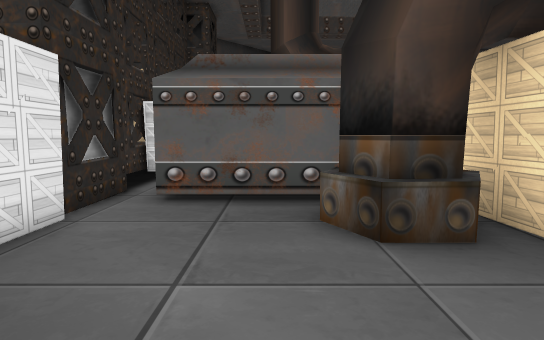
View 1 (above)

16 first-person views from a walk through a 3-D level made in the Godot game engine. The camera is 1.4 m above the floor, tilts 6° down and sees 80° across. The floor is counted in squares, 1 m on a side. Each view is taken from the middle of a square. On the plan, view 1 faces up. The plan holds only what a view shows up to about 15 squares ahead; the rest is blank. The place goes on beyond the plan. Some surface patterns are stand-ins.

View 2
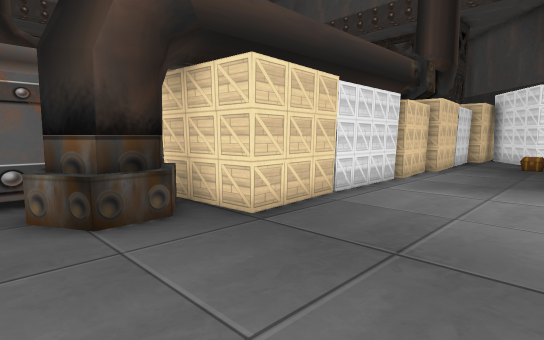

View 3
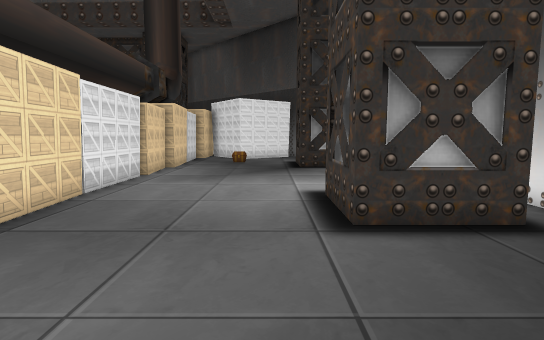

View 4
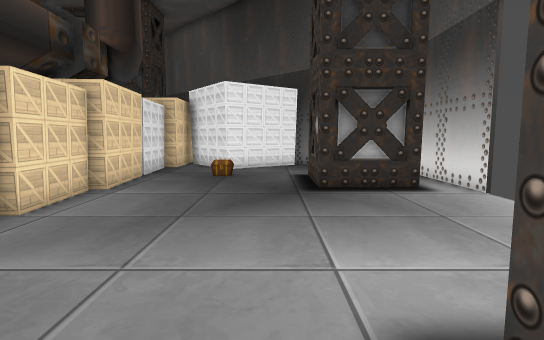

View 5
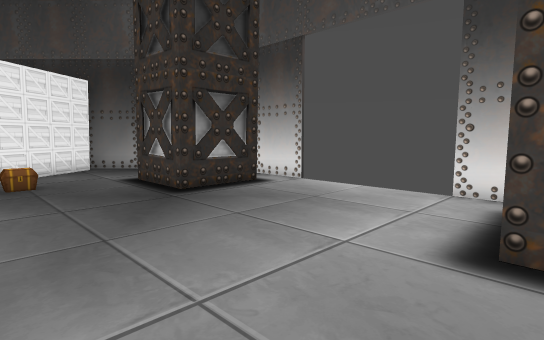

View 6
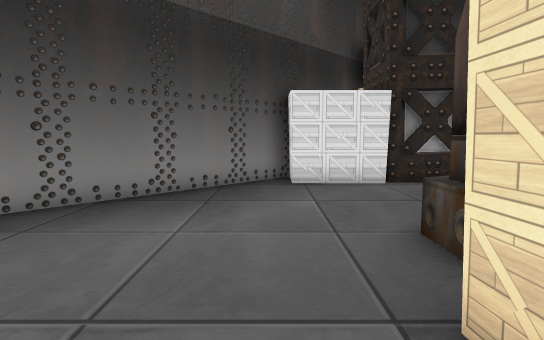

View 7
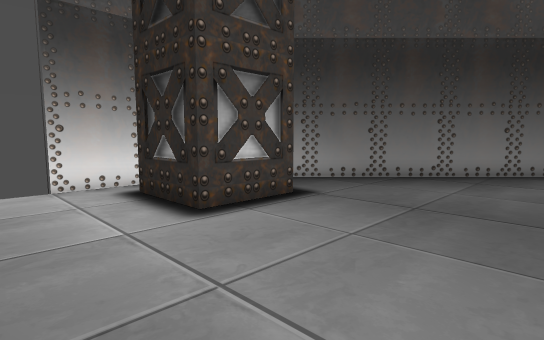

View 8
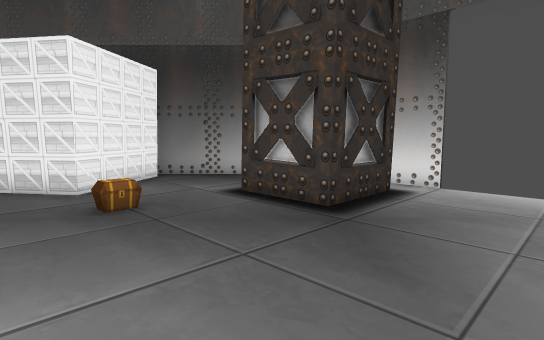

View 9
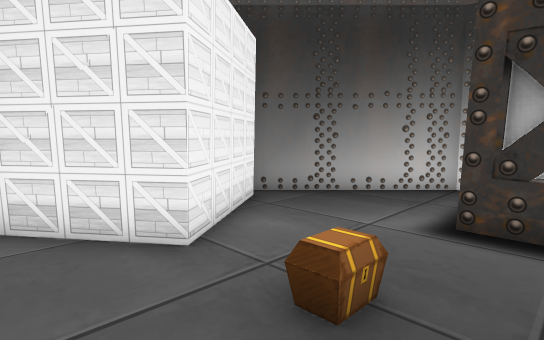

View 10
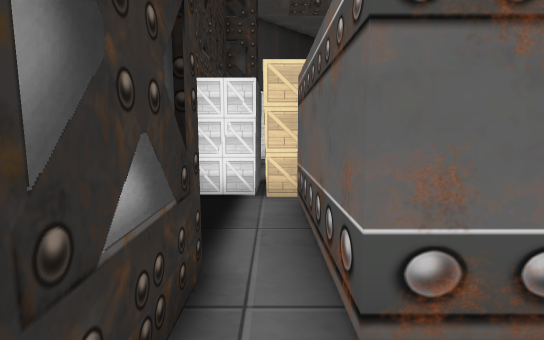

View 11
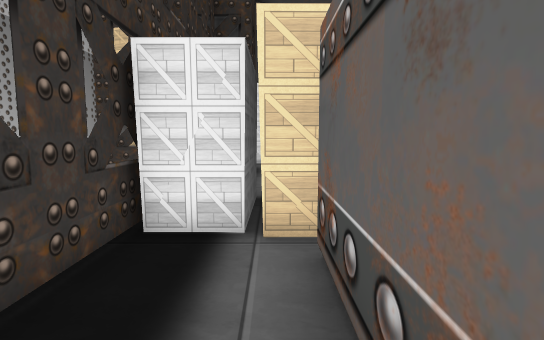

View 12
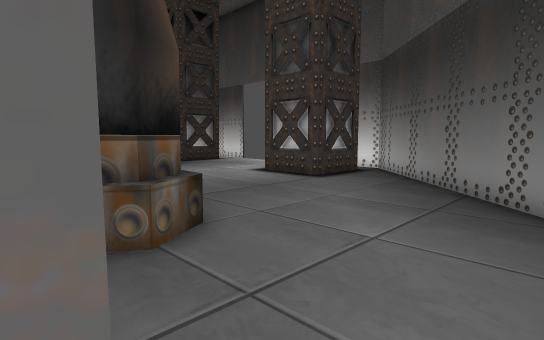

View 13
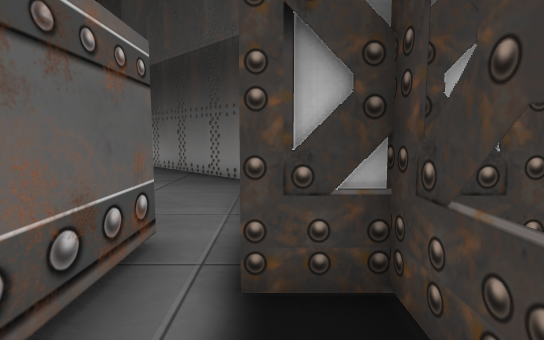

View 14
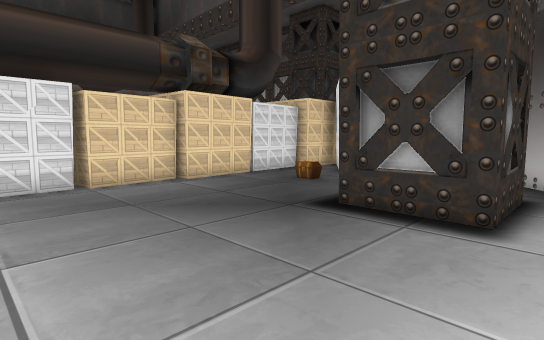

View 15
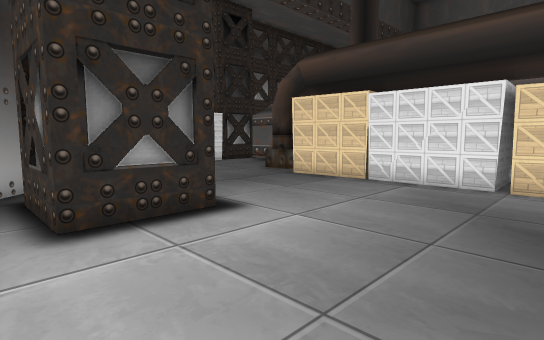

View 16
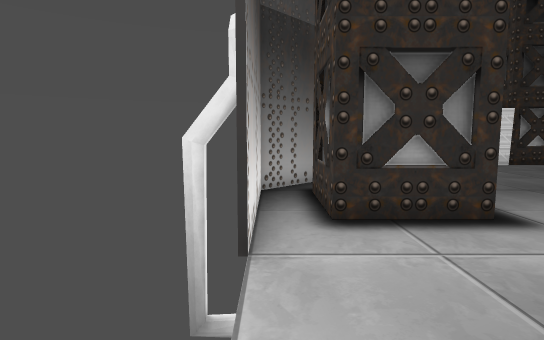

### Floor plan
Key: @ floor where view 1 was taken; # wall or solid block; . floor; = window, fence, low wall or low ledge; C crate; H chest.
Columns run from 5 left of view 1 to 21 right of it. Each row starts with its distance up from view 1.
 15      C
 14  ##  C
 13 ##C  C
 12 #...
 11 #..#
 10 #..#
  9 #..#
  8 ##.#
  7  #.####
  6  #....#
  5  #....####    ###
  4 ##.....=.######C##C##C##C#
  3 #C.......................#
  2 #........................#
  1 ##....................H.##
  0  ##..@..................##
 -1   ##.....................##
 -2    ##.....................#
 -3     ##...###.......###....#
 -4      ##..###.......###...##
 -5       ##.###.......###..##
 -6        ##..............##
 -7         #####      #####

Positions as (right, up) in squares from view 1, and headings:
1: (0, 0), facing up
2: (0, -1), facing up-right
3: (-1, -1), facing right
4: (5, -1), facing right
5: (6, 2), facing down-right
6: (6, 2), facing left
7: (10, 3), facing down-left
8: (10, 3), facing down-right
9: (15, 3), facing down-right
10: (-3, 5), facing up
11: (-3, 8), facing up
12: (-3, 7), facing down-right
13: (-4, 11), facing down
14: (8, -6), facing up-right
15: (12, -6), facing up-left
16: (12, -6), facing left
